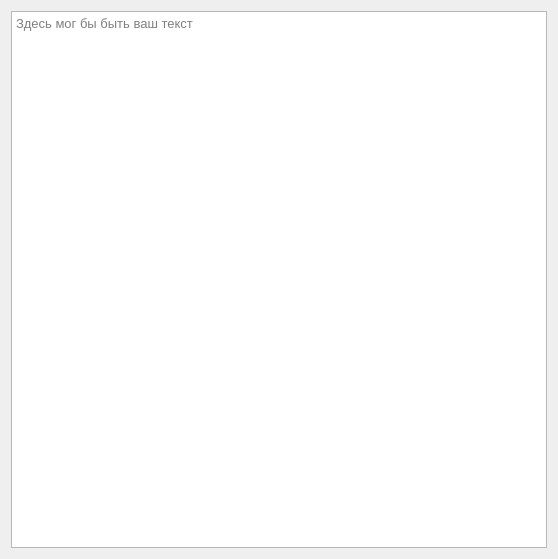
<?xml version="1.0" encoding="UTF-8"?>
<ui version="4.0">
 <class>Dialog</class>
 <widget class="QDialog" name="Dialog">
  <property name="geometry">
   <rect>
    <x>0</x>
    <y>0</y>
    <width>558</width>
    <height>559</height>
   </rect>
  </property>
  <property name="windowTitle">
   <string>Dialog</string>
  </property>
  <layout class="QGridLayout" name="gridLayout">
   <item row="0" column="0">
    <widget class="QTextEdit" name="textEdit">
     <property name="font">
      <font>
       <pointsize>10</pointsize>
      </font>
     </property>
     <property name="placeholderText">
      <string>Здесь мог бы быть ваш текст</string>
     </property>
    </widget>
   </item>
  </layout>
 </widget>
 <resources/>
 <connections/>
</ui>
